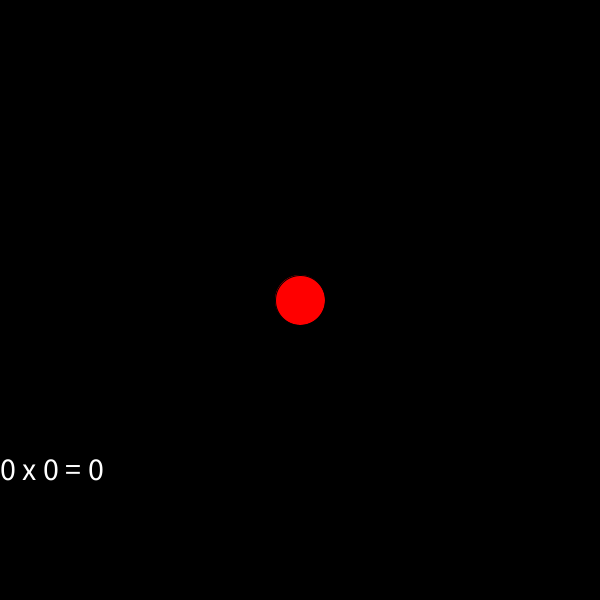
Frame 1 (no input)
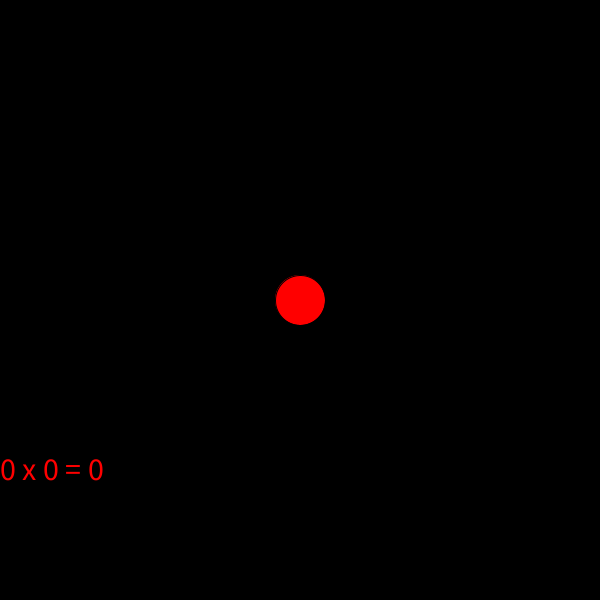
Frame 60 (the mouse pressed at the canvas centre just before this capture)
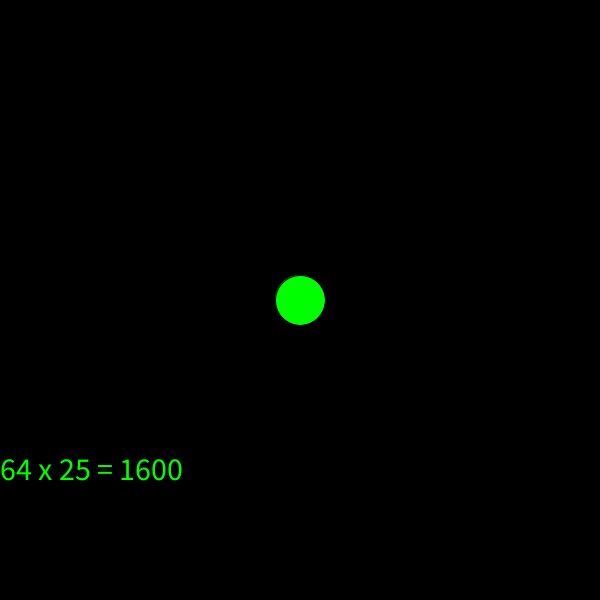
Frame 120 (the mouse held since frame 60 and released just before this capture)

The Processing sketch that drew these frames (run headless with seeded random() and noise(); from frame 60 on, the mouse is pressed at the canvas centre):

// Processing sketch: Midterm_practice
// ── Midterm_practice.pde
//got the error for cannot convert int to string for line 25 :(

int x, y; 
int size; 
float dist; 
boolean buttonClicked; 

String productResult;
int result;
int num1, num2; 

void setup() {
  size(600, 600); 
  x = width/2; 
  y = height/2; 
  size = 50; 
  background(0);
}

void draw() {
background (0);

  textSize(32); 

 String productResult = num1 + " x " + num2 + " = " + result; 
  result = int (multiply(num1, num2)); 
  
  text(productResult, 0, height*.8);

  if (buttonClicked) {    
    fill(0, 255, 0);
    
  } else {
    fill(255, 0, 0);
  }



  ellipse(x, y, size, size);
}

void mousePressed() {
dist = dist(mouseX, mouseY, x, y); 

  if (dist <= size/4) {
      num1= int (random (100));
      num2= int (random (100));
    buttonClicked = !buttonClicked;
  } 
    
}

int multiply (int a, int b) {
 int product; 
  product = a * b;
  return product;
}
